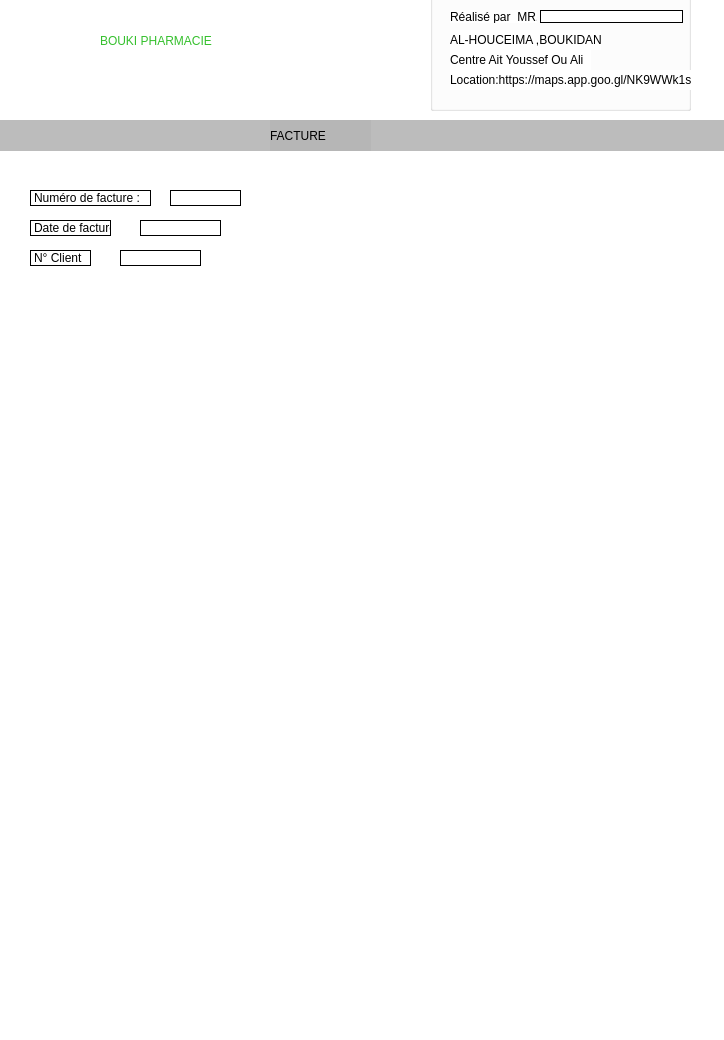
<?xml version="1.0" encoding="UTF-8"?>
<ui version="4.0">
 <class>facture_ID_client</class>
 <widget class="QDialog" name="facture_ID_client">
  <property name="geometry">
   <rect>
    <x>0</x>
    <y>0</y>
    <width>724</width>
    <height>1040</height>
   </rect>
  </property>
  <property name="windowTitle">
   <string>Dialog</string>
  </property>
  <property name="styleSheet">
   <string notr="true">background-color: rgb(255, 255, 255);</string>
  </property>
  <widget class="QLabel" name="label">
   <property name="geometry">
    <rect>
     <x>0</x>
     <y>0</y>
     <width>91</width>
     <height>81</height>
    </rect>
   </property>
   <property name="text">
    <string/>
   </property>
   <property name="pixmap">
    <pixmap resource="ressource.qrc">:/res/image/istockphoto-1284314511-170667a.jpg</pixmap>
   </property>
   <property name="scaledContents">
    <bool>true</bool>
   </property>
  </widget>
  <widget class="QLabel" name="label_2">
   <property name="geometry">
    <rect>
     <x>-30</x>
     <y>120</y>
     <width>901</width>
     <height>31</height>
    </rect>
   </property>
   <property name="styleSheet">
    <string notr="true">background-color: rgb(188, 188, 188);
font: 24pt &quot;Arial Rounded MT Bold&quot;;
color: rgb(25, 25, 25);</string>
   </property>
   <property name="text">
    <string/>
   </property>
  </widget>
  <widget class="QLabel" name="label_nom_prenom_empl">
   <property name="geometry">
    <rect>
     <x>1250</x>
     <y>30</y>
     <width>101</width>
     <height>16</height>
    </rect>
   </property>
   <property name="styleSheet">
    <string notr="true">font: 14pt &quot;Arial Rounded MT Bold&quot;;</string>
   </property>
   <property name="text">
    <string/>
   </property>
  </widget>
  <widget class="QLabel" name="label_4">
   <property name="geometry">
    <rect>
     <x>100</x>
     <y>10</y>
     <width>191</width>
     <height>61</height>
    </rect>
   </property>
   <property name="styleSheet">
    <string notr="true">font: 16pt &quot;Algerian&quot;;
color: rgb(53, 192, 45);</string>
   </property>
   <property name="text">
    <string>BOUKI PHARMACIE</string>
   </property>
  </widget>
  <widget class="QLabel" name="label_Num_facture">
   <property name="geometry">
    <rect>
     <x>170</x>
     <y>190</y>
     <width>71</width>
     <height>16</height>
    </rect>
   </property>
   <property name="styleSheet">
    <string notr="true">font: 8pt &quot;Arial Rounded MT Bold&quot;;border:1px solid black;</string>
   </property>
   <property name="text">
    <string/>
   </property>
  </widget>
  <widget class="QLabel" name="label_date_facture">
   <property name="geometry">
    <rect>
     <x>140</x>
     <y>220</y>
     <width>81</width>
     <height>16</height>
    </rect>
   </property>
   <property name="styleSheet">
    <string notr="true">font: 8pt &quot;Arial Rounded MT Bold&quot;;border:1px solid black;</string>
   </property>
   <property name="text">
    <string/>
   </property>
  </widget>
  <widget class="QGroupBox" name="groupBox">
   <property name="geometry">
    <rect>
     <x>430</x>
     <y>-10</y>
     <width>261</width>
     <height>121</height>
    </rect>
   </property>
   <property name="styleSheet">
    <string notr="true">font: 10pt &quot;Segoe UI&quot;;</string>
   </property>
   <property name="title">
    <string/>
   </property>
   <widget class="QLabel" name="label_3">
    <property name="geometry">
     <rect>
      <x>20</x>
      <y>20</y>
      <width>87</width>
      <height>13</height>
     </rect>
    </property>
    <property name="styleSheet">
     <string notr="true">font: 11pt &quot;Arial Rounded MT Bold&quot;;</string>
    </property>
    <property name="text">
     <string>Réalisé par  MR.</string>
    </property>
   </widget>
   <widget class="QLabel" name="label_NOM_prenom">
    <property name="geometry">
     <rect>
      <x>110</x>
      <y>20</y>
      <width>143</width>
      <height>13</height>
     </rect>
    </property>
    <property name="styleSheet">
     <string notr="true">font: 11pt &quot;Arial Rounded MT Bold&quot;;	border:1px solid black;</string>
    </property>
    <property name="text">
     <string/>
    </property>
   </widget>
   <widget class="QLabel" name="label_6">
    <property name="geometry">
     <rect>
      <x>20</x>
      <y>40</y>
      <width>151</width>
      <height>20</height>
     </rect>
    </property>
    <property name="styleSheet">
     <string notr="true">
font: 8pt &quot;Arial Rounded MT Bold&quot;;</string>
    </property>
    <property name="text">
     <string>AL-HOUCEIMA ,BOUKIDAN</string>
    </property>
   </widget>
   <widget class="QLabel" name="label_5">
    <property name="geometry">
     <rect>
      <x>20</x>
      <y>60</y>
      <width>141</width>
      <height>20</height>
     </rect>
    </property>
    <property name="styleSheet">
     <string notr="true">
font: 8pt &quot;Arial Rounded MT Bold&quot;;</string>
    </property>
    <property name="text">
     <string>Centre Ait Youssef Ou Ali</string>
    </property>
   </widget>
   <widget class="QLabel" name="label_7">
    <property name="geometry">
     <rect>
      <x>20</x>
      <y>80</y>
      <width>301</width>
      <height>20</height>
     </rect>
    </property>
    <property name="styleSheet">
     <string notr="true">font: 8pt &quot;Arial Rounded MT Bold&quot;;</string>
    </property>
    <property name="text">
     <string>Location:https://maps.app.goo.gl/NK9WWk1ssAdXL8ta9</string>
    </property>
   </widget>
  </widget>
  <widget class="QLabel" name="label_9">
   <property name="geometry">
    <rect>
     <x>270</x>
     <y>120</y>
     <width>101</width>
     <height>31</height>
    </rect>
   </property>
   <property name="styleSheet">
    <string notr="true">font: 12pt &quot;Arial Rounded MT Bold&quot;;
background-color: rgb(182, 182, 182);</string>
   </property>
   <property name="text">
    <string>FACTURE</string>
   </property>
  </widget>
  <widget class="QLabel" name="label_10">
   <property name="geometry">
    <rect>
     <x>30</x>
     <y>190</y>
     <width>121</width>
     <height>16</height>
    </rect>
   </property>
   <property name="styleSheet">
    <string notr="true">font: 8pt &quot;Arial Rounded MT Bold&quot;;border:1px solid black;</string>
   </property>
   <property name="text">
    <string>Numéro de facture : </string>
   </property>
  </widget>
  <widget class="QLabel" name="label_11">
   <property name="geometry">
    <rect>
     <x>30</x>
     <y>220</y>
     <width>81</width>
     <height>16</height>
    </rect>
   </property>
   <property name="styleSheet">
    <string notr="true">font: 8pt &quot;Arial Rounded MT Bold&quot;;border:1px solid black;</string>
   </property>
   <property name="text">
    <string>Date de facture</string>
   </property>
  </widget>
  <widget class="QLabel" name="label_12">
   <property name="geometry">
    <rect>
     <x>30</x>
     <y>250</y>
     <width>61</width>
     <height>16</height>
    </rect>
   </property>
   <property name="styleSheet">
    <string notr="true">font: 8pt &quot;Arial Rounded MT Bold&quot;;border:1px solid black;</string>
   </property>
   <property name="text">
    <string>N° Client</string>
   </property>
  </widget>
  <widget class="QLabel" name="label_date_facture_2">
   <property name="geometry">
    <rect>
     <x>120</x>
     <y>250</y>
     <width>81</width>
     <height>16</height>
    </rect>
   </property>
   <property name="styleSheet">
    <string notr="true">font: 8pt &quot;Arial Rounded MT Bold&quot;;border:1px solid black;</string>
   </property>
   <property name="text">
    <string/>
   </property>
  </widget>
  <zorder>groupBox</zorder>
  <zorder>label</zorder>
  <zorder>label_2</zorder>
  <zorder>label_nom_prenom_empl</zorder>
  <zorder>label_4</zorder>
  <zorder>label_Num_facture</zorder>
  <zorder>label_date_facture</zorder>
  <zorder>label_9</zorder>
  <zorder>label_10</zorder>
  <zorder>label_11</zorder>
  <zorder>label_12</zorder>
  <zorder>label_date_facture_2</zorder>
 </widget>
 <resources>
  <include location="ressource.qrc"/>
 </resources>
 <connections/>
</ui>
